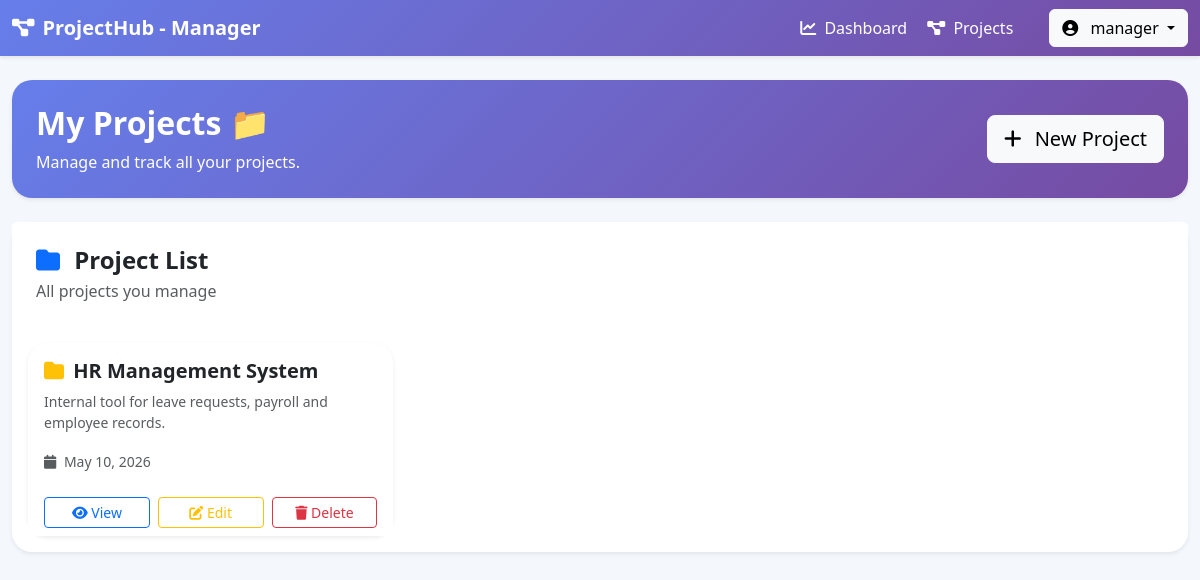
The page /controllers/projectController.php?action=list (signed in) on the database its author committed.
### tables this page shows
CREATE TABLE `projects` (
  `id` int(11) NOT NULL,
  `title` varchar(255) NOT NULL,
  `description` text DEFAULT NULL,
  `created_at` timestamp NOT NULL DEFAULT current_timestamp()
);

### models/ProjectMember.php (called while the page is built, shortened)
<?php
    class ProjectMember{
        private $pdo;
        public function __construct($pdo){
            $this->pdo = $pdo;
        }
        public function findProjectsByMember($user_id){
            $stmt=$this->pdo->prepare("SELECT * From project_members WHERE user_id= ?");
            $stmt->execute([$user_id]);
            return $stmt->fetchAll(PDO::FETCH_ASSOC);
        }
    }
?>

### models/Project.php (called while the page is built, shortened)
<?php
    class Project{
        private $pdo;
        public function __construct($pdo){
            $this->pdo=$pdo;
        }
        public function findProjectById($id){
            $stmt= $this->pdo->prepare("SELECT * FROM projects WHERE id=?");
            $stmt->execute([$id]);
            return $stmt->fetch(PDO::FETCH_ASSOC);
        }
    }
?>

### views/manager/projects/list.php (the view, shortened to what this page needs)
<?php
require_once __DIR__ . "/../../../config/database.php";
require_once __DIR__ . "/../../../models/Project.php";
require_once __DIR__ . "/../../../models/ProjectMember.php";
$projectModel = new Project($pdo);
$projectMemberModel = new ProjectMember($pdo);
$memberships = $projectMemberModel->findProjectsByMember($_SESSION['user']['id']);
$projects = [];
foreach ($memberships as $m) {
    $p = $projectModel->findProjectById($m['project_id']);
    if ($p)
        $projects[] = $p;
}
?>
<!DOCTYPE html>
<html lang="en">
<head>
    <link href="https://cdn.jsdelivr.net/npm/bootstrap@5.3.3/dist/css/bootstrap.min.css" rel="stylesheet">
    <link rel="stylesheet" href="https://cdnjs.cloudflare.com/ajax/libs/font-awesome/6.4.0/css/all.min.css">
</head>
<body>
    <nav class="navbar navbar-expand-lg navbar-dark shadow-sm sticky-top">
        <div class="container-fluid">
            <a class="navbar-brand fw-bold" href="#">
                <i class="fas fa-project-diagram me-2"></i>ProjectHub - Manager
            </a>
            <div class="collapse navbar-collapse" id="navbarContent">
                <div class="navbar-nav ms-auto align-items-lg-center">
                    <a href="../views/manager/dashboard.php" class="nav-link-custom">
                        <i class="fas fa-chart-line me-1"></i> Dashboard
                    </a>
                    <a href="../controllers/projectController.php?action=list" class="nav-link-custom">
                        <i class="fas fa-project-diagram me-1"></i> Projects
                    </a>
                    <div class="dropdown ms-lg-3">
                        <button class="btn btn-light dropdown-toggle" data-bs-toggle="dropdown">
                            <i class="fas fa-user-circle me-2"></i>
                            <?php echo htmlspecialchars($_SESSION["user"]["username"]); ?>
                        </button>
                    </div>
                </div>
            </div>
        </div>
    </nav>
    <div class="container-fluid py-4">
        <div class="welcome-box p-4 shadow-sm mb-4">
            <div class="row align-items-center">
                <div class="col-md-8">
                    <h2 class="fw-bold mb-2">
                        My Projects 📁
                    </h2>
                    <p class="mb-0">
                        Manage and track all your projects.
                    </p>
                </div>
                <div class="col-md-4 text-md-end mt-3 mt-md-0">
                    <a href="../controllers/projectController.php?action=create" class="btn btn-light btn-lg">
                        <i class="fas fa-plus me-2"></i>
                        New Project
                    </a>
                </div>
            </div>
        </div>
        <div class="card dashboard-card shadow-sm">
            <div class="card-header bg-white border-0 p-4">
                <div>
                    <h4 class="fw-bold mb-1">
                        <i class="fas fa-folder text-primary me-2"></i>
                        Project List
                    </h4>
                    <p class="text-muted mb-0">All projects you manage</p>
                </div>
            </div>
            <div class="card-body">
                <?php if (empty($projects)): ?>
                    <div class="text-center py-5">
                        <i class="fas fa-folder-open fa-4x text-muted mb-3"></i>
                        <h5>No projects found</h5>
                        <p class="text-muted">Start by creating your first project.</p>
                    </div>
                <?php else: ?>
                    <div class="row g-4">
                        <?php foreach ($projects as $project): ?>
                            <div class="col-md-6 col-lg-4">
                                <div class="card project-card shadow-sm h-100">
                                    <div class="card-body">
                                        <h5 class="fw-bold mb-2">
                                            <i class="fas fa-folder text-warning me-1"></i>
                                            <?php echo htmlspecialchars($project['title']); ?>
                                        </h5>
                                        <p class="text-muted small">
                                            <?php echo htmlspecialchars(substr($project['description'], 0, 100)); ?>
                                        </p>
                                        <small class="text-muted">
                                            <i class="fas fa-calendar me-1"></i>
                                            <?php echo date('M d, Y', strtotime($project['created_at'])); ?>
                                        </small>
                                    </div>
                                    <div class="card-footer bg-white border-0 d-flex gap-2">
                                        <a href="../controllers/projectController.php?action=show&id=<?php echo $project['id']; ?>"
                                            class="btn btn-outline-primary btn-sm w-100">
                                            <i class="fas fa-eye"></i> View
                                        </a>
                                        <a href="../controllers/projectController.php?action=update&id=<?php echo $project['id']; ?>"
                                            class="btn btn-outline-warning btn-sm w-100">
                                            <i class="fas fa-edit"></i> Edit
                                        </a>
                                        <button type="button" class="btn btn-outline-danger btn-sm w-100" onclick="if(confirm('Delete this project? This will remove all project data. Are you sure?')) { window.location.href='../controllers/projectController.php?action=delete&id=<?php echo $project['id']; ?>'; }">
                                            <i class="fas fa-trash"></i> Delete
                                        </button>
                                    </div>
                                </div>
                            </div>
                        <?php endforeach; ?>
                    </div>
                <?php endif; ?>
            </div>
        </div>
    </div>
</body>
</html>

### views/manager/projects/list.php (style rules this page uses)
body { background-color: #f4f7fc; }
.navbar { background: linear-gradient(135deg, #667eea, #764ba2); }
.dashboard-card { border: none; border-radius: 20px; transition: 0.3s; }
.project-card { border: none; border-radius: 20px; transition: 0.3s; }
.welcome-box { background: linear-gradient(135deg, #667eea, #764ba2); border-radius: 20px; color: white; }
.nav-link-custom { color: white; text-decoration: none; margin-right: 20px; font-weight: 500; }

### rows shown on the page
projects: title "HR Management System", description "Internal tool for leave requests, payroll and employee records.", created_at "May 10, 2026"

### other values the page prints
$_SESSION["user"]["username"] "manager"
